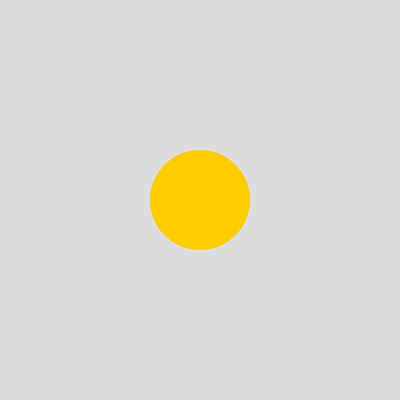
Frame 1 (no input)
Frame 60 (no input): identical to frame 1, image omitted
Frame 120 (the mouse pressed at the canvas centre since frame 60): identical to frame 1, image omitted

The p5.js sketch that drew this single still picture (run headless with seeded random() and noise() and a simulated clock; from frame 60 on, the mouse is pressed at the canvas centre):

// p5.js sketch
// ── sketch.js
let x = 200;
let y = 200;
let r = 100;

function setup() {
  createCanvas(400, 400);
}

function draw() {
  background(220);
  let c = color(255, 204, 0);
  fill(c);
  noStroke();
  ellipse(x, y, r, 100);
}
